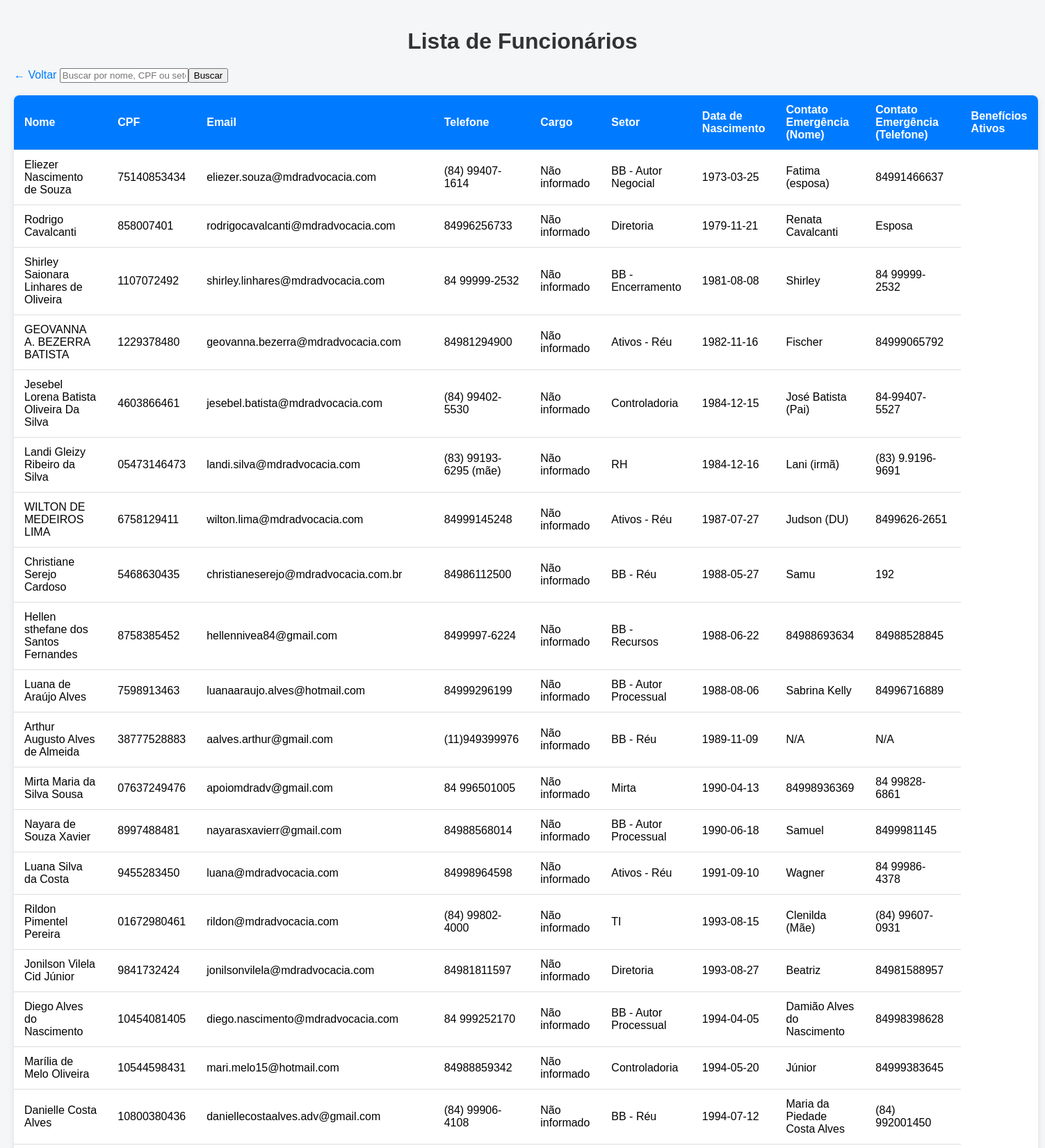
The app's page /funcionarios (upper part) with its own data.
### app/models.py (models this page shows)
class Funcionario(db.Model):
    id = db.Column(db.Integer, primary_key=True)
    nome = db.Column(db.String(120), nullable=False)
    cpf = db.Column(db.String(14), unique=True, nullable=False)
    email = db.Column(db.String(120), nullable=False)
    telefone = db.Column(db.String(20), nullable=False)
    cargo = db.Column(db.String(100), nullable=False)
    setor = db.Column(db.String(100), nullable=False)
    data_nascimento = db.Column(db.Date, nullable=False)
    contato_emergencia_nome = db.Column(db.String(120), nullable=False)
    contato_emergencia_telefone = db.Column(db.String(20), nullable=False)
    beneficios_ativos = db.Column(db.Boolean, default=True, nullable=False)
    sistemas = db.relationship('Sistema', backref='funcionario', lazy=True)

### app/routes.py (the view, shortened to what this page needs)
@main.route('/funcionarios')
def listar_funcionarios():
    termo_busca = request.args.get('q', '').strip().lower()
    funcionarios = Funcionario.query.all()
    return render_template('funcionarios.html', funcionarios=funcionarios)

### templates/funcionarios.html (shortened to what this page needs)
<!DOCTYPE html>
<html lang="pt-br">
<head>
  <link rel="stylesheet" href="{{ url_for('static', filename='style-funcionario.css') }}?v=1.0">
</head>
<body>
  <h1>Lista de Funcionários</h1>
  <a href="/">← Voltar</a>
<table class="table table-striped">
  <form method="GET" action="{{ url_for('main.listar_funcionarios') }}" class="form-busca">
    <input
      type="text"
      name="q"
      placeholder="Buscar por nome, CPF ou setor..."
      value="{{ request.args.get('q', '') }}"
      class="input-busca"
    >
    <button type="submit" class="btn-busca">Buscar</button>
  </form>
  <thead>
    <tr>
      <th>Nome</th>
      <th>CPF</th>
      <th>Email</th>
      <th>Telefone</th>
      <th>Cargo</th>
      <th>Setor</th>
      <th>Data de Nascimento</th>
      <th>Contato Emergência (Nome)</th>
      <th>Contato Emergência (Telefone)</th>
      <th>Benefícios Ativos</th>
    </tr>
  </thead>
  <tbody>
    {% for f in funcionarios %}
    <tr>
    <td>{{ f.nome }}</td>
    <td>{{ f.cpf }}</td>
    <td>{{ f.email }}</td>
    <td>{{ f.telefone }}</td>
    <td>{{ f.cargo }}</td>
    <td>{{ f.setor }}</td>
    <td>{{ f.data_nascimento }}</td>
    <td>{{ f.contato_emergencia_nome }}</td>
    <td>{{ f.contato_emergencia_telefone }}</td>
    </tr>
    {% endfor %}
  </tbody>
</table>
</body>
</html>

### static/style-funcionario.css (style rules this page uses)
body { font-family: Arial, sans-serif; background: #f4f6f8; margin: 0; padding: 20px; }
h1 { color: #333; text-align: center; margin-bottom: 20px; }
a { display: inline-block; margin-bottom: 20px; color: #007bff; text-decoration: none; }
table { width: 100%; border-collapse: collapse; background: white; box-shadow: 0 2px 8px rgba(0,0,0,0.1); border-radius: 8px; overflow: hidden; }
th, td { padding: 12px 15px; border-bottom: 1px solid #ddd; text-align: left; }
th { background: #007bff; color: white; }
.form-busca { margin-bottom: 20px; display: flex; gap: 10px; }

### records on screen
Funcionario: nome "Eliezer Nascimento de Souza", cpf "75140853434", email "eliezer.souza@mdradvocacia.com", telefone "(84) 99407-1614", cargo "Não informado", setor "BB - Autor Negocial", data_nascimento "1973-03-25", contato_emergencia_nome "Fatima (esposa)", contato_emergencia_telefone "84991466637"
Funcionario: nome "Rodrigo Cavalcanti", cpf "858007401", email "rodrigocavalcanti@mdradvocacia.com", telefone "84996256733", cargo "Não informado", setor "Diretoria", data_nascimento "1979-11-21", contato_emergencia_nome "Renata Cavalcanti", contato_emergencia_telefone "Esposa"
Funcionario: nome "Shirley Saionara Linhares de Oliveira", cpf "1107072492", email "shirley.linhares@mdradvocacia.com", telefone "84 99999-2532", cargo "Não informado", setor "BB - Encerramento", data_nascimento "1981-08-08", contato_emergencia_nome "Shirley", contato_emergencia_telefone "84 99999-2532"
Funcionario: nome "GEOVANNA A. BEZERRA BATISTA", cpf "1229378480", email "geovanna.bezerra@mdradvocacia.com", telefone "84981294900", cargo "Não informado", setor "Ativos - Réu", data_nascimento "1982-11-16", contato_emergencia_nome "Fischer", contato_emergencia_telefone "84999065792"
Funcionario: nome "Jesebel Lorena Batista Oliveira Da Silva", cpf "4603866461", email "jesebel.batista@mdradvocacia.com", telefone "(84) 99402-5530", cargo "Não informado", setor "Controladoria", data_nascimento "1984-12-15", contato_emergencia_nome "José Batista (Pai)", contato_emergencia_telefone "84-99407-5527"
Funcionario: nome "Landi Gleizy Ribeiro da Silva", cpf "05473146473", email "landi.silva@mdradvocacia.com", telefone "(83) 99193-6295 (mãe)", cargo "Não informado", setor "RH", data_nascimento "1984-12-16", contato_emergencia_nome "Lani (irmã)", contato_emergencia_telefone "(83) 9.9196-9691"
Funcionario: nome "WILTON DE MEDEIROS LIMA", cpf "6758129411", email "wilton.lima@mdradvocacia.com", telefone "84999145248", cargo "Não informado", setor "Ativos - Réu", data_nascimento "1987-07-27", contato_emergencia_nome "Judson (DU)", contato_emergencia_telefone "8499626-2651"
Funcionario: nome "Christiane Serejo Cardoso", cpf "5468630435", email "christianeserejo@mdradvocacia.com.br", telefone "84986112500", cargo "Não informado", setor "BB - Réu", data_nascimento "1988-05-27", contato_emergencia_nome "Samu", contato_emergencia_telefone "192"
Funcionario: nome "Hellen sthefane dos Santos Fernandes", cpf "8758385452", email "hellennivea84@gmail.com", telefone "8499997-6224", cargo "Não informado", setor "BB - Recursos", data_nascimento "1988-06-22", contato_emergencia_nome "84988693634", contato_emergencia_telefone "84988528845"
Funcionario: nome "Luana de Araújo Alves", cpf "7598913463", email "luanaaraujo.alves@hotmail.com", telefone "84999296199", cargo "Não informado", setor "BB - Autor Processual", data_nascimento "1988-08-06", contato_emergencia_nome "Sabrina Kelly", contato_emergencia_telefone "84996716889"
Funcionario: nome "Arthur Augusto Alves de Almeida", cpf "38777528883", email "aalves.arthur@gmail.com", telefone "(11)949399976", cargo "Não informado", setor "BB - Réu", data_nascimento "1989-11-09", contato_emergencia_nome "N/A", contato_emergencia_telefone "N/A"
Funcionario: nome "Mirta Maria da Silva Sousa", cpf "07637249476", email "apoiomdradv@gmail.com", telefone "84 996501005", cargo "Não informado", setor "Mirta", data_nascimento "1990-04-13", contato_emergencia_nome "84998936369", contato_emergencia_telefone "84 99828-6861"
Funcionario: nome "Nayara de Souza Xavier", cpf "8997488481", email "nayarasxavierr@gmail.com", telefone "84988568014", cargo "Não informado", setor "BB - Autor Processual", data_nascimento "1990-06-18", contato_emergencia_nome "Samuel", contato_emergencia_telefone "8499981145"
Funcionario: nome "Luana Silva da Costa", cpf "9455283450", email "luana@mdradvocacia.com", telefone "84998964598", cargo "Não informado", setor "Ativos - Réu", data_nascimento "1991-09-10", contato_emergencia_nome "Wagner", contato_emergencia_telefone "84 99986-4378"
Funcionario: nome "Rildon Pimentel Pereira", cpf "01672980461", email "rildon@mdradvocacia.com", telefone "(84) 99802-4000", cargo "Não informado", setor "TI", data_nascimento "1993-08-15", contato_emergencia_nome "Clenilda (Mãe)", contato_emergencia_telefone "(84) 99607-0931"
Funcionario: nome "Jonilson Vilela Cid Júnior", cpf "9841732424", email "jonilsonvilela@mdradvocacia.com", telefone "84981811597", cargo "Não informado", setor "Diretoria", data_nascimento "1993-08-27", contato_emergencia_nome "Beatriz", contato_emergencia_telefone "84981588957"
Funcionario: nome "Diego Alves do Nascimento", cpf "10454081405", email "diego.nascimento@mdradvocacia.com", telefone "84 999252170", cargo "Não informado", setor "BB - Autor Processual", data_nascimento "1994-04-05", contato_emergencia_nome "Damião Alves do Nascimento", contato_emergencia_telefone "84998398628"
Funcionario: nome "Marília de Melo Oliveira", cpf "10544598431", email "mari.melo15@hotmail.com", telefone "84988859342", cargo "Não informado", setor "Controladoria", data_nascimento "1994-05-20", contato_emergencia_nome "Júnior", contato_emergencia_telefone "84999383645"
Funcionario: nome "Danielle Costa Alves", cpf "10800380436", email "daniellecostaalves.adv@gmail.com", telefone "(84) 99906-4108", cargo "Não informado", setor "BB - Réu", data_nascimento "1994-07-12", contato_emergencia_nome "Maria da Piedade Costa Alves", contato_emergencia_telefone "(84) 992001450"
